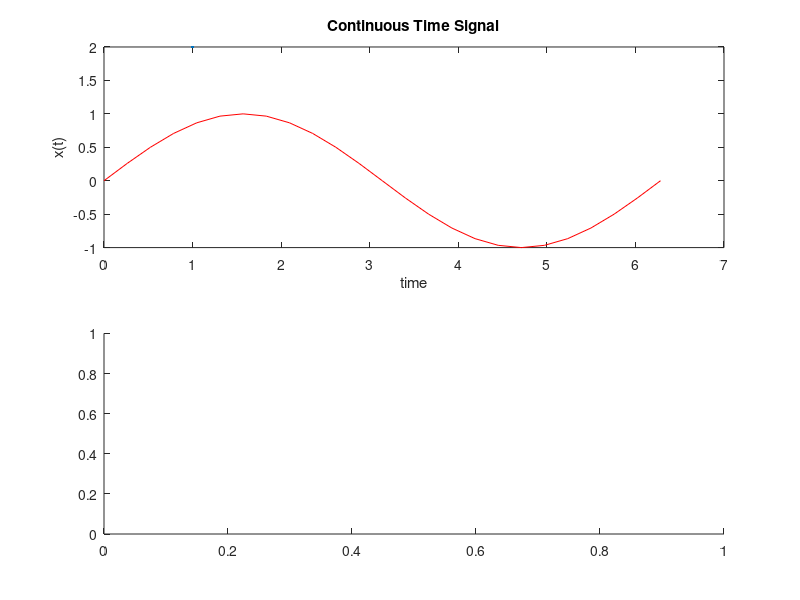

Source code (MATLAB): (Note: this script raises an error after producing the figure.)
clc;
clear all;
close all
x=linspace(0,2*pi,25);
y=sin(x);

subplot(2,1,1);
plot(x,y,'r',LineWidth=2);
title('Continuous Time Signal')
xlabel('time');
ylabel('x(t)');

subplot(2,1,2);
stem(x,y,'m',LineWidth=2);
title('Discrete Signal');
xlabel('time (t)');
ylabel('x[n]');
